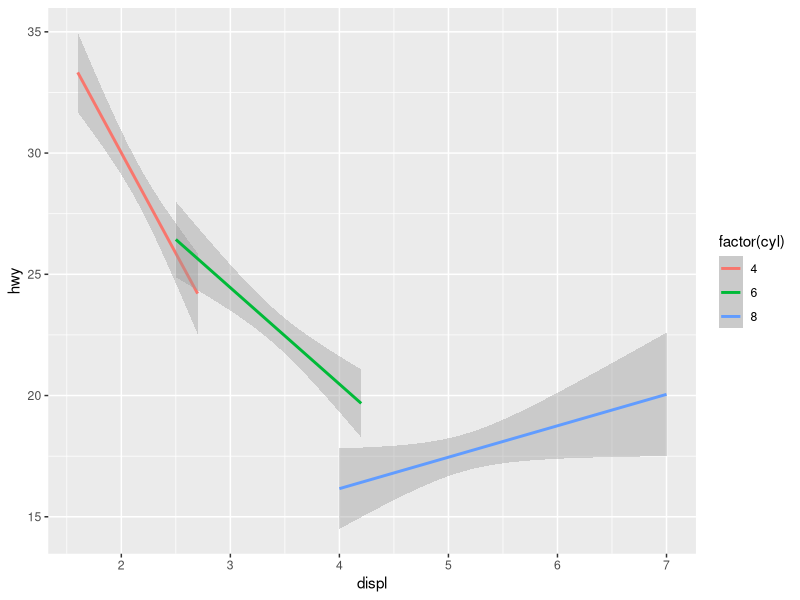
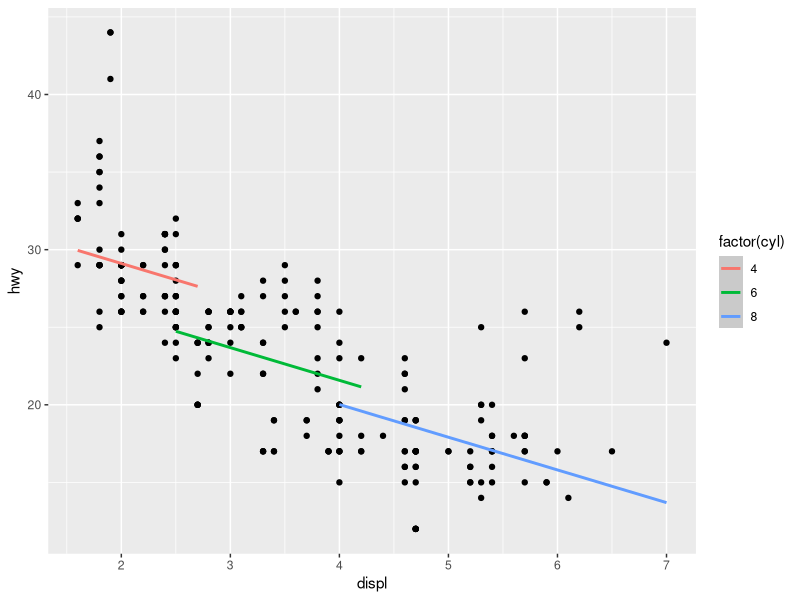

Write R code to recreate these figures, in order.


library(tidyverse)

mpg %>% names


mpg %>% 
  ggplot(aes(x=displ,y=hwy,color=factor(cyl))) +
  geom_smooth(method="lm") # visualisation of a linear regression
# statistical models just help us be less wrong
mpg$hwy %>% mean

m <- glm(data = mpg,
    formula = hwy ~ displ) # generalized linear model
# this is spitting out a list of stats jargon
# ~ means "as a function of"
 summary(m)
 # y = -3.5306x + 35.6977
 
 n <- glm(data = mpg,
          formula = hwy ~ displ + factor(cyl))
summary(n) 
n$coefficients

library(modelr)
preds <- add_predictions(mpg,n)

preds %>% 
  ggplot(aes(x=displ,color=factor(cyl))) +
  geom_point(aes(y=hwy),color='black') +
  geom_smooth(method='lm',aes(y=pred))
